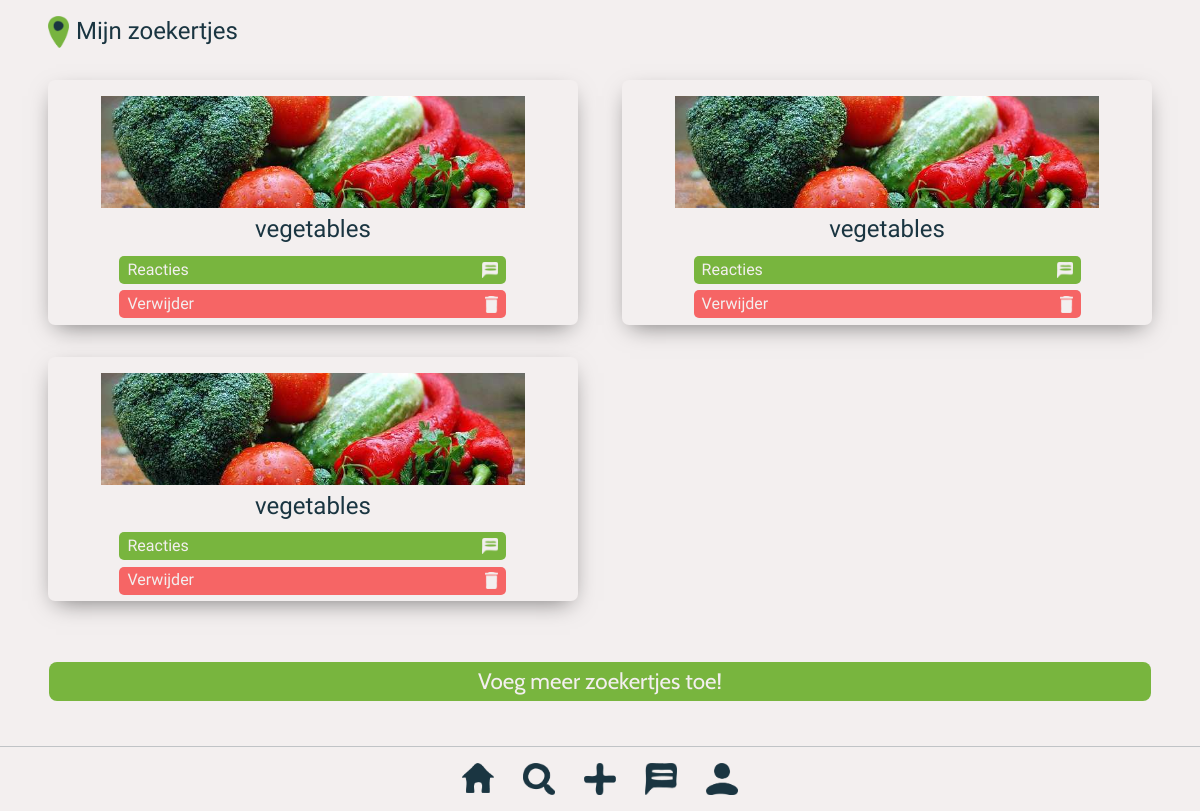
The page /myListings.php (signed in) on the database its author committed.
### tables this page shows
CREATE TABLE `listings` (
  `id` int(255) NOT NULL,
  `user_id` int(255) NOT NULL,
  `title` varchar(255) NOT NULL,
  `listing_image` varchar(255) NOT NULL,
  `freshness` int(255) NOT NULL,
  `date` datetime NOT NULL
);

### classes/Listing.php (called while the page is built, shortened)
<?php
    class Listing {
        public static function getMyListings($userId){
            $conn = Database::getConnection();
            $query = $conn->prepare("SELECT * FROM listings where user_id = :userId");
            $query->bindValue(":userId", $userId);
            $query->execute();
            $listings = $query->fetchAll();
            return $listings;
        }
    }
?>

### myListings.php (the view, shortened to what this page needs)
<?php
    $listings = Listing::getMyListings($_SESSION['userId']);
?>
<!DOCTYPE html>
<html lang="en">
<head>
     <link rel="stylesheet" href="css/normalize.css">
     <link rel="stylesheet" href="css/general.css">
</head>
<body>
    <header>
        <img src="assets/location_dot.png">
        <h2>Mijn zoekertjes</h2>
    </header>
    <section id="listings_section">
        <?php foreach ($listings as $listing): ?>
        <div class="listing_wrapper">
            <img src="post_uploads/<?php echo $listing['listing_image']; ?>">
            <h2><?php echo $listing['title']; ?></h2>
            <div class="listing_buttons reactie_button">
                <p id="reactie_title">Reacties</p>
                <img src="assets/icons/message_white_icon.png">
            </div>
            <div class="listing_buttons verwijder_button" data-listing="<?php echo $listing['id']; ?>">
                <p id="verwijder_title">Verwijder</p>
                <img src="assets/icons/trash_white_icon.png">
            </div>
        </div>
        <?php endforeach; ?>
    </section>
    <a href="upload.php" id="add_listing_button">Voeg meer zoekertjes toe!</a>
    <br>
    <br>
    <br>
    <br>
    <br>
    <br>
    <nav>
        <a href="home.php"><img src="assets/icons/home_icon.png"></a>
        <a href="search.html"><img src="assets/icons/search_icon.png"></a>
        <a href="upload.php"><img src="assets/icons/plus_icon.png"></a>
        <a href="chats.php"><img src="assets/icons/message_icon.png"></a>
        <a href="profile.php"><img src="assets/icons/profile_icon.png"></a>
    </nav>
</body>
</html>

### css/general.css (style rules this page uses)
:root { --offWhite: #F3EFEF; --offBlack: #1A3541; --accentGreen: #78B53E; --placeholderGrey: #C6C9CB; --warningRed: #F66565; --textFont: 'Cabin', sans-serif; --titleFont: 'RocknRoll One', sans-serif; --textFontSize: ; --titleFontSize: 1.4em; --pageTitleFontSize: 1.1em; --actionBarFontSize: 1.5em; --whiteSpaceOffset: 3em; }
* { font-family: var(--textFont); color: var(--offBlack); }
body { height: 100vh; background-color: var(--offWhite); }
a { color: var(--offBlack); text-decoration: none; }
h1, h2, h3 { font-family: var(--titleFont); font-weight: 300; margin: 0; }
header { background-color: var(--offWhite); position: sticky; top: 0; z-index: 999; display: flex; align-items: center; padding-left: var(--whiteSpaceOffset); padding-top: 1em; padding-bottom: 1em; }
header img { width: 1.3em; }
header h2 { margin-left: 0.3em; font-size: var(--actionBarFontSize); flex-grow: 1; }
nav { display: flex; justify-content: center; background-color: var(--offWhite); position:fixed; width:100%; bottom: 0; right: 0; border-top: solid 1px #C0C3C6; }
nav img { width: 2em; padding-top: 1em; padding-bottom: 0.7em; padding-left: 0.9em; padding-right: 0.9em; }
section { display: flex; flex-direction: column; }
.listing_wrapper { width: 48%; background-color: var(--offWhite); margin-bottom: 1em; margin-top: 1em; border-radius: 7px; box-shadow: 0px 8px 23px -8px #00000088; display: flex; flex-direction: column; align-items: center; }
#listings_section { display: flex; flex-direction: row; flex-wrap: wrap; justify-content: space-between; margin-left: var(--whiteSpaceOffset); margin-right: var(--whiteSpaceOffset); }
.listing_wrapper img { margin-top: 1em; margin-bottom: 0.5em; width: 80%; object-fit: cover; max-height: 7em; }
.listing_wrapper h2 { margin-bottom: 0.5em; }
.listing_buttons { width: 70%; margin-bottom: 0.4em; padding-left: 0.5em; padding-right: 0.5em; padding-top: 0.3em; padding-bottom: 0.3em; border-radius: 5px; display: flex; justify-content: space-between; align-items: center; }
.listing_buttons img { width: auto; margin-top: 0; margin-bottom: 0; }
#reactie_title, #verwijder_title { color: var(--offWhite); font-family: var(--titleFont); margin-top: 0; margin-bottom: 0; }
.reactie_button { background-color: var(--accentGreen); }
.verwijder_button { background-color: var(--warningRed); }
#add_listing_button { background-color: var(--accentGreen); color: var(--offWhite); font-size: var(--titleFontSize); padding-top: 0.3em; padding-bottom: 0.3em; border-radius: 8px; text-align: center; display: block; margin-left: 2.2em; margin-right: 2.2em; margin-top: 2em; }

### rows shown on the page
listings: listing_image (picture), title "vegetables"
listings: listing_image (picture), title "vegetables"
listings: listing_image (picture), title "vegetables"
